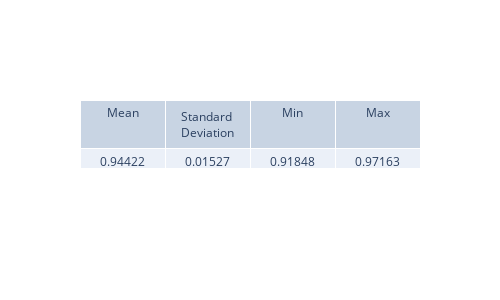

Here is the notebook cell this chart was saved with:
### Code cell
from scipy.integrate import simpson

norms = []

for i in range(2000):
    psi_sq_i = psi_real_pinn[:, i] ** 2 + psi_img_pinn[:, i] ** 2
    normalization = simpson(psi_sq_i, x=x_values)
    normalization_monte = np.mean(psi_sq_i) * (x_max - x_min)
    norms.append(normalization)
    
view_metrics(np.array(norms))

fig, ax = plt.subplots(figsize=(8, 5), dpi=200)

ax.plot(t_values, norms, '-', label='Normalization')
ax.axhline(1.0, color='red', linestyle='--', label='Expected = 1')

# 🛠 Disable offset notation and scientific formatting
ax.yaxis.get_major_formatter().set_useOffset(False)

ax.set_xlabel('Time (ps)')
ax.set_ylabel('Normalization')
ax.set_title('Wavefunction Normalization Over Time')
ax.legend()
ax.grid(True)

plt.tight_layout()
plt.show()

### Figure 1 — Plotly figure (JSON) as saved in the notebook; plotly's stock layout.template omitted (floating-point values rounded to 4 significant figures)
{"data": [{"cells": {"values": [["0.94422"], ["0.01527"], ["0.91848"], ["0.97163"]]}, "header": {"values": ["Mean", "Standard Deviation", "Min", "Max"]}, "type": "table"}], "layout": {"height": 300, "width": 500}}
